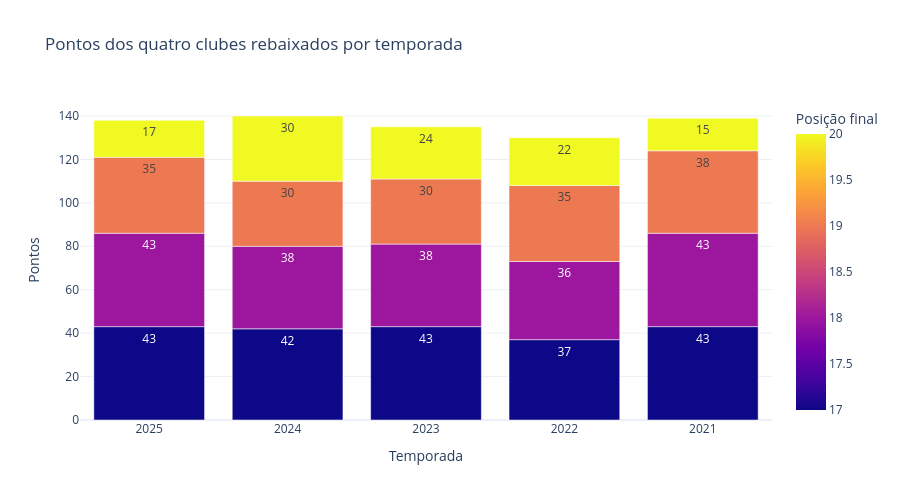

The code cell stored with this chart in its notebook:
### Code cell
fig = px.bar(relegated, x='season', y='points', color='final_position', barmode='group',
    hover_name='relegated_team', text='points', category_orders={'final_position':[17,18,19,20]},
    labels={'season':'Temporada', 'points':'Pontos', 'final_position':'Posição final'},
    title='Pontos dos quatro clubes rebaixados por temporada', template='plotly_white')
fig.update_layout(height=500)
fig.show()
display(relegated.rename(columns={'season':'Temporada','relegated_team':'Time rebaixado','final_position':'Posição','points':'Pontos'}))

### Figure 1 — Plotly figure (JSON) as saved in the notebook; plotly's stock layout.template omitted (floating-point values rounded to 4 significant figures)
{"data": [{"alignmentgroup": "True", "hovertemplate": "<b>%{hovertext}</b><br><br>Temporada=%{x}<br>Pontos=%{text}<br>Posição final=%{marker.color}<extra></extra>", "hovertext": ["Ceara", "Fortaleza", "Juventude", "Sport Recife", "Athletico-PR", "Criciuma", "Atletico GO", "Cuiaba", "Santos", "Goias", "Coritiba", "America MG", "Ceara", "Atletico GO", "Avai", "Juventude", "Gremio", "Bahia", "Sport Recife", "Chapecoense-SC"], "legendgroup": "", "marker": {"color": [17, 18, 19, 20, 17, 18, 19, 20, 17, 18, 19, 20, 17, 18, 19, 20, 17, 18, 19, 20], "coloraxis": "coloraxis", "pattern": {"shape": ""}}, "name": "", "offsetgroup": "", "orientation": "v", "showlegend": false, "text": [43.0, 43.0, 35.0, 17.0, 42.0, 38.0, 30.0, 30.0, 43.0, 38.0, 30.0, 24.0, 37.0, 36.0, 35.0, 22.0, 43.0, 43.0, 38.0, 15.0], "textposition": "auto", "type": "bar", "x": ["2025", "2025", "2025", "2025", "2024", "2024", "2024", "2024", "2023", "2023", "2023", "2023", "2022", "2022", "2022", "2022", "2021", "2021", "2021", "2021"], "xaxis": "x", "y": [43.0, 43.0, 35.0, 17.0, 42.0, 38.0, 30.0, 30.0, 43.0, 38.0, 30.0, 24.0, 37.0, 36.0, 35.0, 22.0, 43.0, 43.0, 38.0, 15.0], "yaxis": "y"}], "layout": {"barmode": "group", "coloraxis": {"colorbar": {"title": {"text": "Posição final"}}, "colorscale": [[0.0, "#0d0887"], [0.1111, "#46039f"], [0.2222, "#7201a8"], [0.3333, "#9c179e"], [0.4444, "#bd3786"], [0.5556, "#d8576b"], [0.6667, "#ed7953"], [0.7778, "#fb9f3a"], [0.8889, "#fdca26"], [1.0, "#f0f921"]]}, "height": 500, "legend": {"tracegroupgap": 0}, "title": {"text": "Pontos dos quatro clubes rebaixados por temporada"}, "xaxis": {"anchor": "y", "domain": [0.0, 1.0], "title": {"text": "Temporada"}}, "yaxis": {"anchor": "x", "domain": [0.0, 1.0], "title": {"text": "Pontos"}}}}
